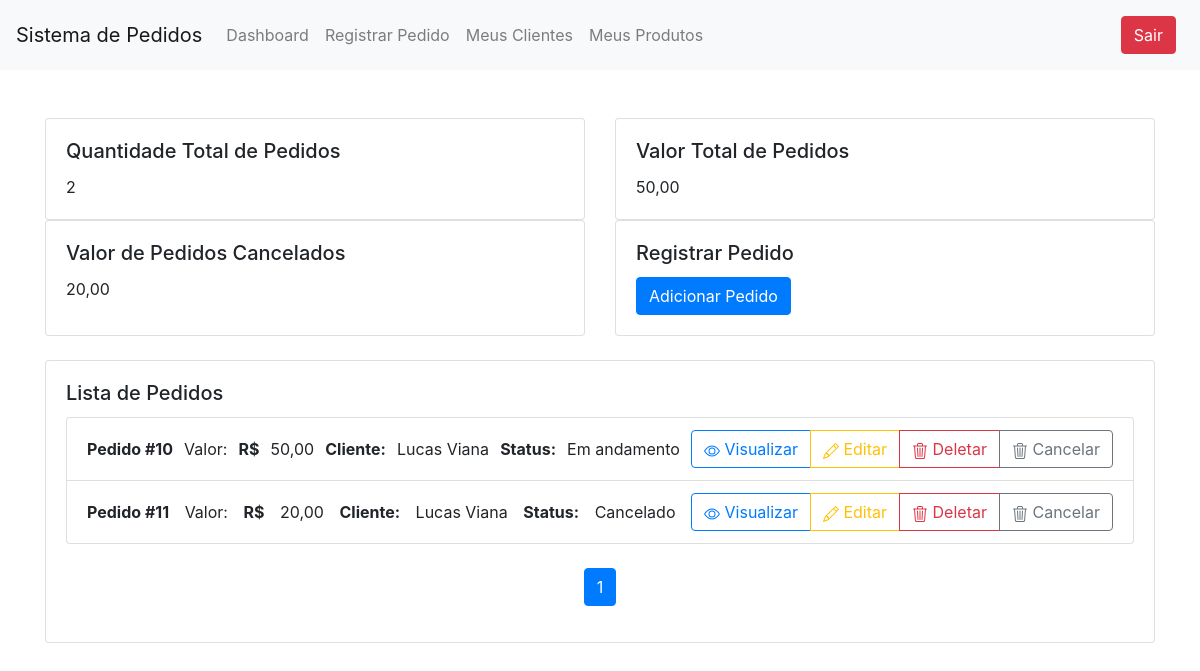
The page /templates/dashboard.php on the database its author committed.
### tables this page shows
CREATE TABLE `pedidos` (
  `id` int(11) NOT NULL AUTO_INCREMENT,
  `valor_total` decimal(10,2) DEFAULT NULL,
  `cliente_id` int(11) DEFAULT NULL,
  `status` varchar(45) DEFAULT NULL,
  PRIMARY KEY (`id`),
  KEY `cliente_id` (`cliente_id`),
  CONSTRAINT `pedidos_ibfk_1` FOREIGN KEY (`cliente_id`) REFERENCES `clientes` (`id`)
);

CREATE TABLE `clientes` (
  `id` int(11) NOT NULL AUTO_INCREMENT,
  `nome` varchar(100) NOT NULL,
  `sobrenome` varchar(100) NOT NULL,
  `celular` varchar(15) NOT NULL,
  `endereco_completo` varchar(255) NOT NULL,
  `cep` varchar(10) NOT NULL,
  PRIMARY KEY (`id`)
);

### templates/dashboard.php (the view, shortened to what this page needs)
<!DOCTYPE html>
<html lang="en">
<head>
    <link rel="stylesheet" href="https://stackpath.bootstrapcdn.com/bootstrap/4.3.1/css/bootstrap.min.css">
</head>
<body>
    <?php include('menu.php') ?>
    <div class="container mt-5">
        <div class="row">
            <div class="col-md-6">
                <div class="card">
                    <div class="card-body">
                        <h5 class="card-title">Quantidade Total de Pedidos</h5>
                        <?php
                        include('../config/config.php');
                        $queryQuantidadePedidos = "SELECT COUNT(id) as total_pedidos FROM pedidos";
                        $stmtQuantidadePedidos = $conexao->prepare($queryQuantidadePedidos);
                        $stmtQuantidadePedidos->execute();
                        $resultQuantidadePedidos = $stmtQuantidadePedidos->fetch(PDO::FETCH_ASSOC);
                        echo "<p class='card-text'>" . $resultQuantidadePedidos['total_pedidos'] . "</p>";
                        ?>
                    </div>
                </div>
            </div>
            <div class="col-md-6">
                <div class="card">
                    <div class="card-body">
                        <h5 class="card-title">Valor Total de Pedidos</h5>
                        <?php
                        $queryValorTotalPedidos = "SELECT SUM(valor_total) as total_valor FROM pedidos WHERE status != 'Cancelado'";
                        $stmtValorTotalPedidos = $conexao->prepare($queryValorTotalPedidos);
                        $stmtValorTotalPedidos->execute();
                        $resultValorTotalPedidos = $stmtValorTotalPedidos->fetch(PDO::FETCH_ASSOC);
                        echo "<p class='card-text'>" . number_format($resultValorTotalPedidos['total_valor'], 2, ',', '.') . "</p>";
                        ?>
                    </div>
                </div>
            </div>
            <div class="col-md-6">
                <div class="card h-100">
                    <div class="card-body d-flex flex-column">
                        <h5 class="card-title">Valor de Pedidos Cancelados</h5>
                        <?php
                        $queryValorTotalPedidosCancelados = "SELECT SUM(valor_total) as total_valor FROM pedidos WHERE status = 'Cancelado'";
                        $stmtValorTotalPedidosCancelados = $conexao->prepare($queryValorTotalPedidosCancelados);
                        $stmtValorTotalPedidosCancelados->execute();
                        $resultValorTotalPedidosCancelados = $stmtValorTotalPedidosCancelados->fetch(PDO::FETCH_ASSOC);
                        echo "<p class='card-text'>" . number_format($resultValorTotalPedidosCancelados['total_valor'], 2, ',', '.') . "</p>";
                        ?>
                    </div>
                </div>
            </div>
            <div class="col-md-6">
                <div class="card">
                    <div class="card-body">
                        <h5 class="card-title">Registrar Pedido</h5>
                        <form action="registrar_pedido.php" method="get">
                            <button type="submit" class="btn btn-primary">Adicionar Pedido</button>
                        </form>
                    </div>
                </div>
            </div>
            <div class="col-md-12 mt-4">
                <div class="card">
                    <div class="card-body">
                        <h5 class="card-title">Lista de Pedidos</h5>
                        <?php
                        $pedidosPorPagina = 8;
                        $paginaAtual = isset($_GET['pagina']) ? $_GET['pagina'] : 1;
                        $offset = ($paginaAtual - 1) * $pedidosPorPagina;
                        $queryListaPedidos = "SELECT pedidos.id, pedidos.valor_total, pedidos.status, clientes.nome, clientes.sobrenome
                        FROM pedidos
                        INNER JOIN clientes ON pedidos.cliente_id = clientes.id
                        LIMIT :offset, :pedidosPorPagina";
                        $stmtListaPedidos = $conexao->prepare($queryListaPedidos);
                        $stmtListaPedidos->bindParam(":offset", $offset, PDO::PARAM_INT);
                        $stmtListaPedidos->bindParam(":pedidosPorPagina", $pedidosPorPagina, PDO::PARAM_INT);
                        $stmtListaPedidos->execute();
                        $resultListaPedidos = $stmtListaPedidos->fetchAll(PDO::FETCH_ASSOC);
                        echo "<ul class='list-group'>";
                        foreach ($resultListaPedidos as $pedido) {
                            echo "<li class='list-group-item d-flex justify-content-between align-items-center'><strong>Pedido #" . $pedido['id'] . "</strong>  Valor: <strong>R$</strong> " . number_format($pedido['valor_total'], 2, ',', '.') . "  <strong>Cliente: </strong>" . $pedido['nome'] . ' ' . $pedido['sobrenome'] . " <strong> Status: </strong>" . $pedido['status'] . "
                                <div class='btn-group'>
                                    <a href='visualizar_pedido.php?id=" . $pedido['id'] . "' class='btn btn-outline-primary'>
                                    <svg xmlns='http://www.w3.org/2000/svg' width='16' height='16' fill='currentColor'class='bi bi-eye' viewBox='0 0 16 16'>
                                    </svg> Visualizar</a>
                                    <a href='editar_pedido.php?id=" . $pedido['id'] . "' class='btn btn-outline-warning'>
                                    <svg xmlns='http://www.w3.org/2000/svg' width='16' height='16' fill='currentColor' class='bi bi-pencil' viewBox='0 0 16 16'>
                                    </svg> Editar</a>
                                    <a href='#' class='btn btn-outline-danger delete-btn' data-id='" . $pedido['id'] . "'>
                                    <svg xmlns='http://www.w3.org/2000/svg' width='16' height='16' fill='currentColor' class='bi bi-trash3' viewBox='0 0 16 16'>
                                    </svg> Deletar
                                    </a>
                                    <a href='#' class='btn btn-outline-secondary cancelar-btn' data-id='" . $pedido['id'] . "'>
                                    <svg xmlns='http://www.w3.org/2000/svg' width='16' height='16' fill='currentColor' class='bi bi-trash3' viewBox='0 0 16 16'>
                                    </svg> Cancelar
                                    </a>
                                </div>
                            </li>";
                        }
                        echo "</ul>";
                        $queryTotalPedidos = "SELECT COUNT(*) as total FROM pedidos";
                        $stmtTotalPedidos = $conexao->query($queryTotalPedidos);
                        $totalPedidos = $stmtTotalPedidos->fetchColumn();
                        $totalPaginas = ceil($totalPedidos / $pedidosPorPagina);
                        echo "<div class='pagination justify-content-center mt-4'>";
                        echo "<ul class='pagination'>";
                        $pagina = isset($_GET['pagina']) ? $_GET['pagina'] : 1;
                        for ($i = 1; $i <= $totalPaginas; $i++) {
                            $classeAtiva = ($pagina == $i) ? 'active' : '';
                            echo "<li class='page-item {$classeAtiva}'><a class='page-link' href='?pagina={$i}'>{$i}</a></li>";
                        }
                        echo "</ul>";
                        echo "</div>";
                        ?>
                    </div>
                </div>
            </div>
        </div>
    </div>
</body>
</html>

### rows shown on the page
pedidos: id "10", valor_total "50,00", cliente.nome "Lucas", cliente.sobrenome "Viana", status "Em andamento"
pedidos: id "11", valor_total "20,00", cliente.nome "Lucas", cliente.sobrenome "Viana", status "Cancelado"

### other values the page prints
$resultQuantidadePedidos['total_pedidos'] "2"
$resultValorTotalPedidos['total_valor'] "50,00"
$resultValorTotalPedidosCancelados['total_valor'] "20,00"
